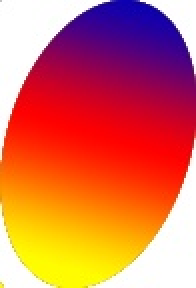
%> input picture texture_19_9_18/MLS2D随机点拟合/22result.jpg, 98 x 144 px (shown 2 times larger)
$ octave MLS2D2.m   (GNU Octave 9; MATLAB toolbox functions it lacks are replaced by stand-ins)
%> lines starting %> are read from the running program, lines starting %| are printed output that depends on the picture
### texture_19_9_18/MLS2D随机点拟合/rectangleWeight.m
function [w] = rectangleWeight(type, para, x,y,xI,yI,dmIx,dmIy)
% EVALUATE WEIGHT FUNCTION
%
% SYNTAX:[w, dwdx, dwdy] = rectangleWeight(type, para, x,y,xI,yI,dmIx,dmIy)
%
% INPUT PARAMETERS
%    type - Type of weight function
%    para - Weight function parameter
%    x,y   - gauss point coordinates
%    xI,yI  -  nodal point coordinate
%    dmIx - Support size with respect to x direction
%    dmIy - Support size with respect to y direction
% OUTPUT PARAMETERS
%    w    - Value of weight function at r
%    dwdx - Value of first order derivative of weight function with respect to x at r
%    dwdy - Value of first order derivative of weight function with respect to y at r
% x=repmat(x,size(xI));
% y=repmat(y,size(xI));
dmIx=reshape(dmIx,size(xI));
dmIy=reshape(dmIy,size(yI));
rx  = abs(x-xI)./dmIx;
ry  = abs(y-yI)./dmIy; %  define the support size is a rectangle


% EVALUATE WEIGHT FUNCTION AND ITS FIRST AND SECOND ORDER OF DERIVATIVES WITH RESPECT r AT r

if strcmp(type,'GAUSS')
   [wx] = Gauss(para,rx);
   [wy] = Gauss(para,ry);
elseif (type == 'CUBIC')
   [wx,dwdrx] = Cubic(rx);
   [wy,dwdry] = Cubic(ry);
elseif (type == 'SPLI3')
   [wx,dwdrx] = Spline3(rx);
   [wy,dwdry] = Spline3(ry);
elseif (type == 'SPLI5')
   [wx,dwdrx] = Spline5(rx);
   [wy,dwdry] = Spline5(ry);
  elseif (type == 'power')
   [wx,dwdrx] = power_function(para,rx);
   [wy,dwdry] = power_function(para,ry);
elseif (type == 'CRBF1')
   [wx,dwdrx] = CSRBF1(rx);
    [wy,dwdry] = CSRBF1(ry);
elseif (type == 'CRBF2')
   [wx,dwdrx] = CSRBF2(rx);
   [wy,dwdry] = CSRBF2(ry);
elseif (type == 'CRBF3')
   [wx,dwdrx] = CSRBF3(rx);
   [wy,dwdry] = CSRBF3(ry);
elseif (type == 'CRBF4')
   [wx,dwdrx] = CSRBF4(rx);
   [wy,dwdry] = CSRBF4(ry);
elseif (type == 'CRBF5')
   [wx,dwdrx] = CSRBF5(rx);
   [wy,dwdry] = CSRBF5(ry);
elseif (type == 'CRBF6')
   [wx,dwdrx] = CSRBF6(rx);
   [wy,dwdry] = CSRBF6(ry);
else
   error('Invalid type of weight function.');
end

w   =  wx.*wy;


function [w] = Gauss(beta,r)
w=r;
b2 = beta*beta;
r2 = r.*r;
eb2 = exp(-b2);
w  = (exp(-b2.*r2) - eb2) ./ (1.0 - eb2);
w(r>1.0)=0.0;


% [111 lines left out: functions Cubic, Spline3, Spline5, power_function, CSRBF2, CSRBF1 and 4 more, not called in this run]

### texture_19_9_18/MLS2D随机点拟合/MLS2DShape.m
function [PHI, DPHIx, DPHIy] = MLS2DShape(m, nnodes, xI,yI, npoints, x,y, dmI, type, para)
% SHAPE FUNCTION OF 2D MLS APPROXIMATION
%
% SYNTAX: [PHI, DPHI, DDPHI] = MLS1DShape(m, nnodes, xI,yI, npoints, xi,yi, dmI, type, para)
%
% INPUT PARAMETERS
%    m - Total number of basis functions (1: Constant basis;  2: Linear basis;  3: Quadratic basis)
%    nnodes  - Total number of nodes used to construct MLS approximation
%    npoints - Total number of points whose MLS shape function to be evaluated
%    xI,yI(nnodes) - Coordinates of nodes used to construct MLS approximation
%    xi,yi(npoints) - Coordinates of points whose MLS shape function to be evaluated
%    dm(nnodes) - Radius of support of nodes
%    wtype - Type of weight function
%    para  - Weight function parameter
% ％m  - 基函数总数（1：常数基; 2：线性基; 3：二次基; 4）
% ％nnodes  - 用于构造MLS近似的节点总数
% ％npoints  - 要评估其MLS形状函数的点的总数
% ％xi（nnodes） - 用于构造MLS近似的节点坐标
% ％x（npoints） - 要评估其MLS形状函数的点的坐标
% ％dm（nnodes） - 节点支持的半径
% ％wtype  - 权重函数的类型
% ％para  - 权重函数参数
%
% OUTPUT PARAMETERS
%    PHI   - MLS Shpae function
%    DPHIx  - First order derivatives of MLS Shpae function to x
%    DPHIy - First order derivatives of MLS Shpae function to y
%
% INITIALIZE WEIGHT FUNCTION MATRICES
DmI=[];
wI   = zeros (nnodes, nnodes);  % Weight funciton
dwdxI  = zeros (1, nnodes);
dwdyI = zeros (1, nnodes);
xII = zeros(1,nnodes);
yII = zeros(1,nnodes);

% INITIALIZE SHAPE FUNCTION MATRICES
PHI   = zeros(npoints, nnodes);
DPHIx  = zeros(npoints, nnodes);
DPHIy = zeros(npoints, nnodes);

% LOOP OVER ALL EVALUATION POINTS TO CALCULATE VALUE OF SHAPE FUNCTION Fi(X)
for j = 1 : npoints
    DmI = dmI;
	% DETERMINE WEIGHT FUNCTIONS AND THEIR DERIVATIVES AT EVERY NODE
    [wII] =rectangleWeight(type, para, x(j),y(j),xI,yI,DmI,DmI);
    wI=diag(wII(:));
    xII=reshape(xI,size(xII));
    yII=reshape(yI,size(yII));
   % EVALUATE BASIS p, B MATRIX AND THEIR DERIVATIVES
   if (m == 1)  % Shepard function
      p = [ones(1, nnodes)];
      pxy   = [1];

      B    = p .* [wI];

   elseif (m == 3)
      B = [ones(1, nnodes); xII;yII];
      pxy   = [1; x(j);y(j)];

   elseif (m == 6)
      B = [ones(1, nnodes); xII;yII; xII.*xII;xII.*yII;yII.*yII];
      pxy   = [1; x(j); y(j);x(j)*x(j);x(j)*y(j);y(j)*y(j)];

   elseif (m == 10)
      B = [ones(1, nnodes); xII;yII; xII.*xII;xII.*yII;yII.*yII;xII.*xII.*xII;xII.*xII.*yII;xII.*yII.*yII;yII.*yII.*yII];
      pxy   = [1; x(j); y(j);x(j)*x(j);x(j)*y(j);y(j)*y(j);x(j)*x(j)*x(j);x(j)*x(j)*y(j);x(j)*y(j)*y(j);y(j)*y(j)*y(j)];
   else
      error('Invalid order of basis.');
   end

   % EVALUATE MATRICES A AND ITS DERIVATIVES
    B=B';
	A   = B'*wI*B;
   ARcond = rcond(A);


   while ARcond<=9.999999e-016  %判断条件数
       DmI=2*DmI;
       [wII] =rectangleWeight(type, para, x(j),y(j),xI,yI,DmI,DmI);
       wI=diag(wII(:));
       % EVALUATE MATRICES A AND ITS DERIVATIVES
        A   = B'*wI*B;
        ARcond = rcond(A);
   end   %判断条件数

   rxy  = pxy'/A;
   D=B'*wI;
   PHI(j,:) = rxy * D;   % shape function

end

### texture_19_9_18/MLS2D随机点拟合/MLS2D2.m
% two-DIMENSIONAL MLS APPROXIMATION
% by Jin Jia
%% 图像随机采样MLS
clc
clear all;
close all;

I=imread('22result.jpg');
%> I is the input picture: size 144x98x3 uint8; mean R, G, B 217.1, 109.6, 86.1
[row,col,chn]=size(I);
%> row = 144; col = 98; chn = 3

num=200;%随机采样个数
nnodes=num;
I1=reshape(I,row*col,3);
xy=randi([1,row*col],1,num);
%节点坐标
[xI,yI]=ind2sub([row col],xy);
%对应的值
ZII=double(I1(xy,:));%更换
%> ZII = 200 rows, first 12: [241 113 24; 138 0 86; 139 0 81; 237 0 10; 63 0 141; 255 116 1; 255 153 0; 255 156 0; 255 121 0; 90 1 119; 255 255 255; 253 0 2]

% 设置评估点的坐标
[x,y] = meshgrid(1: 1 : col,1: 1: row);

npoints = size(x,1)*size(y,2);
%> npoints = 14112
scale = 30;
% 确定每个节点的支持半径
dmI = scale *0.5* ones(1, nnodes);
tic
% 评估所有评估点x的MLS形状函数
[PHI, DPHIx, DPHIy] = MLS2DShape(3, nnodes, yI,xI, npoints, x,y, dmI, 'GAUSS', 3.0 );
toc

% 曲线拟合. y = peaks(x,y)
% ZII  =I(xII,yII,:);    % 节点函数值
% z  =x.*exp(-x.^2- y.^2);% 确切的解决方案
Zpoints=zeros(1,npoints);
xh=zeros(1,npoints);
yh=zeros(1,npoints);
II=I-I;
%> II: size 144x98x3 uint8; every value is 0
for i=1:npoints
% Zpoints(1,i)=z(i);
xh(1,i)=x(i);
yh(1,i)=y(i);
end
Znodes=zeros(1,nnodes);
for j=1:3
    ZI=ZII(:,j);
%     for i=1:nnodes
%         Znodes(1,i)=ZI(:);
%     end                        %将二维数据转换为一维数据
    zh = PHI *ZI;  % 逼近函数
    II(:,:,j)=reshape(zh,row,col);
end
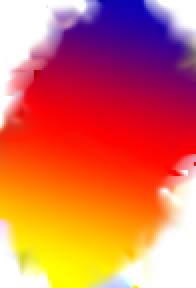
%> II: size 144x98x3 uint8 (shown 2 times larger); mean R, G, B 216.2, 109, 87.7
toc
ZI=double(ZI);
%> ZI = 200 values, max 255 at index 11, min 0 at index 7, mean 81.03
% plot3( xI, yI, ZI,'k.','LineWidth',2);
hold on
surf(x,y,II(:,:,1));
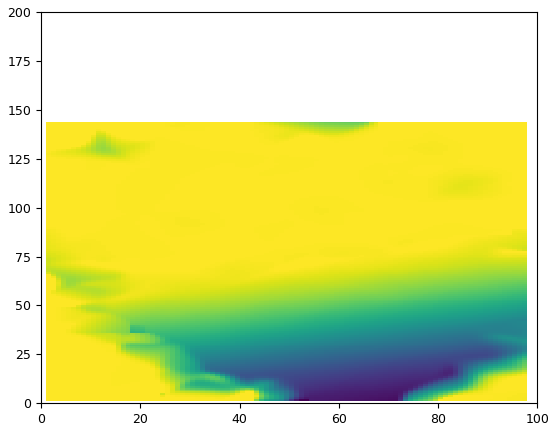
%> figure redrawn from the program's plot data
toc
% imshow(II);
% III=imsubtract(I,II);
% sum(sum(sum(III)))/(row*col*3)
